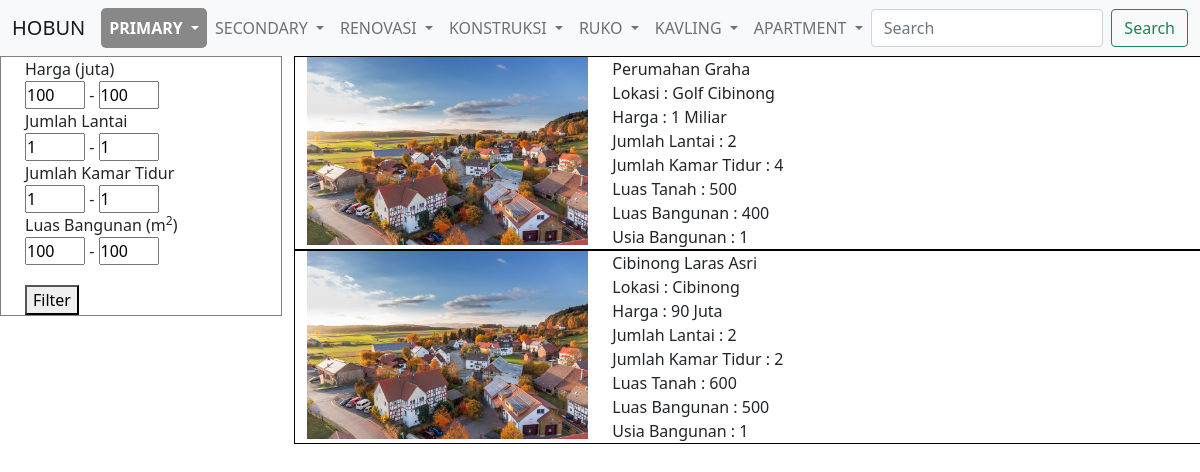
Page /page/primary/primary-page.php on the earlier database version.
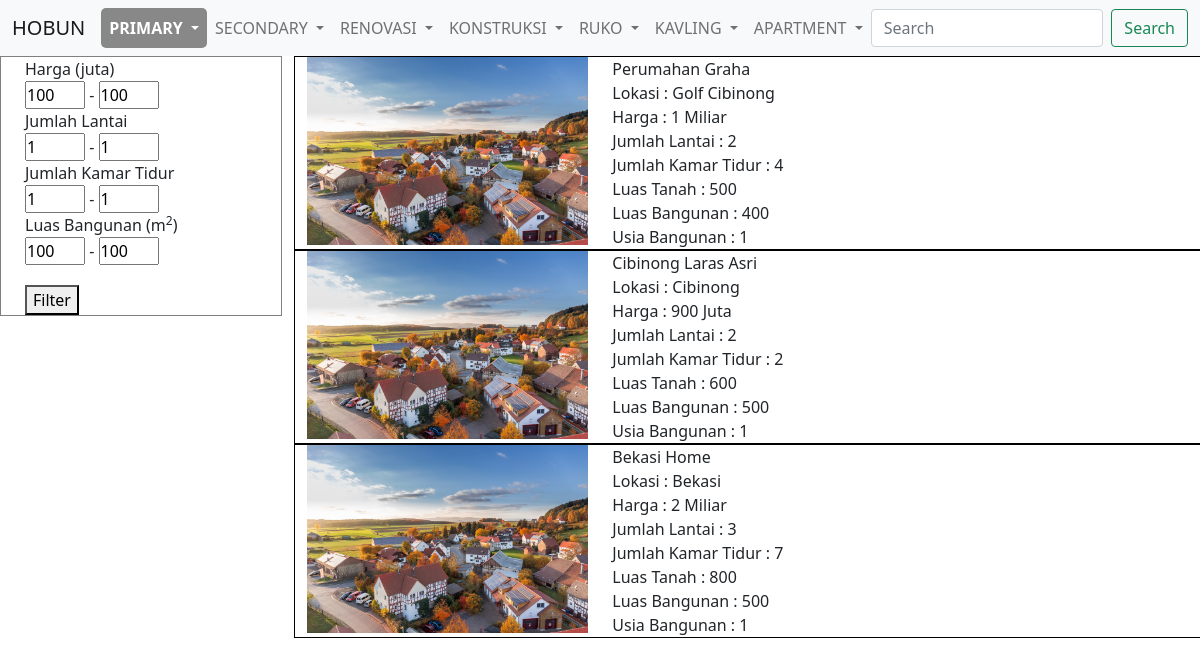
Same page on the later database version.
### tables this page shows
CREATE TABLE `kategori` (
  `id_kategori` int(2) NOT NULL,
  `jenis_kategori` varchar(20) NOT NULL
);

CREATE TABLE `primary_home` (
  `id_primary` int(11) NOT NULL,
  `nama_object` varchar(30) NOT NULL,
  `lokasi` text NOT NULL,
  `jumlah_lantai` int(11) NOT NULL,
  `harga` varchar(20) NOT NULL,
  `luas_tanah` int(11) NOT NULL,
  `luas_bangunan` int(11) NOT NULL,
  `jumlah_kamar_tidur` int(11) NOT NULL,
  `usia_bangunan` int(11) NOT NULL
);

### page/primary/primary-page.php (the view, shortened to what this page needs)
<?php
	include "../../connection.php";
?>
<!DOCTYPE html>
<html lang="en">
	<head>
		<link href="https://cdn.jsdelivr.net/npm/bootstrap@5.0.0-beta1/dist/css/bootstrap.min.css" rel="stylesheet">
		<link rel="stylesheet" href="./style-primary.css">
	</head>
	<body>
		<?php
            include "../../component/navigation.php";
        ?>
		<div class="row">
			<div id="filter" class="col-3">
				<form action="./primary-page.php" method="GET" class="container">
				<div class="slidecontainer">
						<label for="harga">Harga (juta)</label><br/>
							<input class="min-max" type="number" min=100 value="<?php if(isset($_GET['min_harga'])){
									echo $_GET['min_harga'];
								}else{
									echo "100";
								}?>"id="minHarga" name="min_harga" placeholder="min">
						<label> - </label>
							<input class="min-max" type="number" min=100 value="<?php if(isset($_GET['max_harga'])){
									echo $_GET['max_harga'];
								}else{
									echo "100";
								}?>"id="maxHarga" name="max_harga" placeholder="max">
					</div>
					<div class="slidecontainer">
						<label for="jumlahLantai">Jumlah Lantai</label><br/>
							<input class="min-max" type="number" min=1 value="<?php if(isset($_GET['min_jumlah_lantai'])){
									echo $_GET['min_jumlah_lantai'];
								}else{
									echo "1";
								}?>"id="minJumlahLantai" name="min_jumlah_lantai" placeholder="min">
						<label> - </label>
							<input class="min-max" type="number" min=1 value="<?php if(isset($_GET['max_jumlah_lantai'])){
									echo $_GET['max_jumlah_lantai'];
								}else{
									echo "1";
								}?>"id="maxJumlahLantai" name="max_jumlah_lantai" placeholder="max">
					</div>
					<div class="slidecontainer">
						<label for="kamarTidur">Jumlah Kamar Tidur</label><br/>
							<input class="min-max" type="number" min=1 value="<?php if(isset($_GET['min_kamar_tidur'])){
									echo $_GET['min_kamar_tidur'];
								}else{
									echo "1";
								}?>"id="minKamarTidur" name="min_kamar_tidur" placeholder="min">
						<label> - </label>
							<input class="min-max" type="number" min=1 value="<?php if(isset($_GET['max_kamar_tidur'])){
									echo $_GET['max_kamar_tidur'];
								}else{
									echo "1";
								}?>"id="maxLuasBangunan" name="max_kamar_tidur" placeholder="max">
					</div>
					<div>
						<label for="luasBangunan">Luas Bangunan (m<sup>2</sup>)</label><br/>
							<input class="min-max" type="number" min=100 value="<?php if(isset($_GET['min_luas_bangunan'])){
								echo $_GET['min_luas_bangunan'];
							}else{
								echo "100";
							}?>"id="minLuasBangunan" name="min_luas_bangunan" placeholder="min">
						<label> - </label>
							<input class="min-max" type="number" min=199 value="<?php if(isset($_GET['max_luas_bangunan'])){
								echo $_GET['max_luas_bangunan'];
							}else{
								echo "100";
							}?>"id="maxLuasBangunan" name="max_luas_bangunan" placeholder="min">
					</div>
					<button type="submit" value="true" name="filter" style="margin-top:20px">Filter</button>
				</form>
			</div>
			<div id="main-content" class="col-9">
					<?php
						if(isset($_GET['filter']) == 'true'){
							$min_harga = $_GET['min_harga'];
							$max_harga = $_GET['max_harga'];
							$min_jumlah_lantai = $_GET['min_jumlah_lantai'];
							$max_jumlah_lantai = $_GET['max_jumlah_lantai'];
							$min_kamar_tidur = $_GET['min_kamar_tidur'];
							$max_kamar_tidur = $_GET['max_kamar_tidur'];
							$min_luas_bangunan = $_GET['min_luas_bangunan'];
							$max_luas_bangunan = $_GET['max_luas_bangunan'];
							$min_harga *= 1000000;
							$max_harga *= 1000000;
							$sql = "SELECT * FROM primary_home WHERE harga >= $min_harga AND harga <= $max_harga AND jumlah_lantai >= $min_jumlah_lantai AND jumlah_lantai <= $max_jumlah_lantai AND jumlah_kamar_tidur >= $min_kamar_tidur AND jumlah_kamar_tidur <= $max_kamar_tidur AND luas_bangunan >= $min_luas_bangunan AND luas_bangunan <= $max_luas_bangunan;";
						}else{
							$sql = "SELECT * FROM primary_home";
						}
						$query = mysqli_query($conn, $sql);
						if(mysqli_num_rows($query) == 0){
							echo "no result";
						}else{
							while($row = mysqli_fetch_array($query)){
								$lengthPrice = strlen($row['harga']) - 6;
								$price = "";
								if($lengthPrice > 3){
									$digit = $lengthPrice - 3;
									for($i=1;$i<=$digit;$i++){
										$price .= $row['harga'][$i-1];
									}
									$price .= " Miliar";
								}else{
									for($i=1;$i<=$lengthPrice;$i++){
										if($row['harga'][0] == '0'){
											continue;
										}else{
											$price .= $row['harga'][$i-1];
										}
									}
									$price .= " Juta";
								}
								?>
									<div class="row" style="border: 1px solid black">
										<div class="col-4">
											<img src="../../image/primary1.jpg" alt="foto" width="100%" height="auto">
										</div>
										<div class="col-8">
								<?php
								echo $row['nama_object']."<br/>";
								echo "Lokasi : ".$row['lokasi']."<br/>";
								echo "Harga : ".$price."<br/>";
								echo "Jumlah Lantai : ".$row['jumlah_lantai']."<br/>";
								echo "Jumlah Kamar Tidur : ".$row['jumlah_kamar_tidur']."<br/>";
								echo "Luas Tanah : ".$row['luas_tanah']."<br/>";
								echo "Luas Bangunan : ".$row['luas_bangunan']."<br/>";
								echo "Usia Bangunan : ".$row['usia_bangunan'];
								?>
										</div>
									</div>
								<?php
							}
						}
					?>
			</div>
		</div>
	</body>
</html>

### component/navigation.php (shortened to what this page needs)
<nav class="navbar navbar-expand-lg navbar-light bg-light">
  <div class="container-fluid">
    <a class="navbar-brand" href="../../home.php">HOBUN</a>
    <div class="collapse navbar-collapse" id="navbarSupportedContent">
      <ul class="navbar-nav me-auto mb-2 mb-lg-0">
        <?php
          $select = mysqli_query($conn, "SELECT * FROM kategori");
          while($row = mysqli_fetch_array($select)){
        ?>
        <li class="nav-item dropdown">
          <a class="nav-link dropdown-toggle" href="#" id="<?="kategori".$row['id_kategori']?>" data-bs-toggle="dropdown" aria-expanded="false">
            <?=strtoupper($row['jenis_kategori'])?>
          </a>
          <?php
            switch($row['jenis_kategori']){
              case 'primary':
          ?>
                <ul class="dropdown-menu" aria-labelledby="navbarDropdown">
                  <li><a class="dropdown-item" href="./primary-page.php">Lokasi</a></li>
                  <li><a class="dropdown-item" href="./primary-page.php">Harga</a></li>
                  <li><a class="dropdown-item" href="./primary-page.php">Luas Tanah</a></li>
                  <li><a class="dropdown-item" href="./primary-page.php">Luas Bangunan</a></li>
                  <li><a class="dropdown-item" href="./primary-page.php">Jumlah Kamar Tidur</a></li>
                </ul>
          <?php
                break;
              case 'secondary':
          ?>
              <ul class="dropdown-menu" aria-labelledby="navbarDropdown">
                  <li><a class="dropdown-item" href="#">secondary</a></li>
                  <li><a class="dropdown-item" href="#">Another action</a></li>
                  <li><hr class="dropdown-divider"></li>
                  <li><a class="dropdown-item" href="#">Something else here</a></li>
                </ul>
          <?php
                break;
              case 'renovasi':
          ?>
              <ul class="dropdown-menu" aria-labelledby="navbarDropdown">
                  <li><a class="dropdown-item" href="#">Teras</a></li>
                  <li><a class="dropdown-item" href="#">Facade</a></li>
                  <li><a class="dropdown-item" href="#">Garasi</a></li>
                  <li><a class="dropdown-item" href="#">Taman</a></li>
                  <li><a class="dropdown-item" href="#">Ruang Tamu</a></li>
                  <li><a class="dropdown-item" href="#">Kamar Tidur</a></li>
                  <li><a class="dropdown-item" href="#">Kamar Mandi</a></li>
                  <li><a class="dropdown-item" href="#">Dapur</a></li>
                  <li><a class="dropdown-item" href="#">Taman Belakang</a></li>
                  <li><a class="dropdown-item" href="#">Laundry Area</a></li>
                  <li><a class="dropdown-item" href="#">Tangga</a></li>
                  <li><a class="dropdown-item" href="#">Balkon</a></li>
                </ul>
          <?php
                break;
              case 'konstruksi':
          ?>
                <ul class="dropdown-menu" aria-labelledby="navbarDropdown">
                  <li><a class="dropdown-item" href="#">konstruksi</a></li>
                  <li><a class="dropdown-item" href="#">Another action</a></li>
                  <li><hr class="dropdown-divider"></li>
                  <li><a class="dropdown-item" href="#">Something else here</a></li>
                </ul>
          <?php
                break;
              case 'ruko':
          ?>
                <ul class="dropdown-menu" aria-labelledby="navbarDropdown">
                  <li><a class="dropdown-item" href="#">ruko</a></li>
                  <li><a class="dropdown-item" href="#">Another action</a></li>
                  <li><hr class="dropdown-divider"></li>
                  <li><a class="dropdown-item" href="#">Something else here</a></li>
                </ul>
          <?php
                break;
              case 'kavling':
          ?>
                <ul class="dropdown-menu" aria-labelledby="navbarDropdown">
                  <li><a class="dropdown-item" href="#">kavling</a></li>
                  <li><a class="dropdown-item" href="#">Another action</a></li>
                  <li><hr class="dropdown-divider"></li>
                  <li><a class="dropdown-item" href="#">Something else here</a></li>
                </ul>
          <?php
                break;
              case 'apartment':
          ?>
        </li>
        <?php
                break;
            }
          }
        ?>
      </ul>
      <div class="d-flex">
        <input class="form-control me-2" type="search" placeholder="Search" aria-label="Search" id="myInput">
        <button class="btn btn-outline-success" type="submit" id="searchButton">Search</button>
      </div>
    </div>
  </div>
</nav>

### page/primary/style-primary.css (style rules this page uses)
form { border: 1px solid grey; }
.min-max { width:60px; padding:0px; }

### component/navigation.php (style rules this page uses)
.nav-link { position: relative; display: inline-block; }

### page/primary/primary-page.php (style rules this page uses)
#kategori1 { font-weight: bold; background-color: #888; color: #fff; border-radius: 5px; }

Differences in the rows shown:
changed primary_home "Cibinong Laras Asri": price "90 Juta" → "900 Juta"
added primary_home: nama_object "Bekasi Home", lokasi "Bekasi", price "2 Miliar", jumlah_lantai "3", jumlah_kamar_tidur "7", luas_tanah "800", luas_bangunan "500", usia_bangunan "1"
